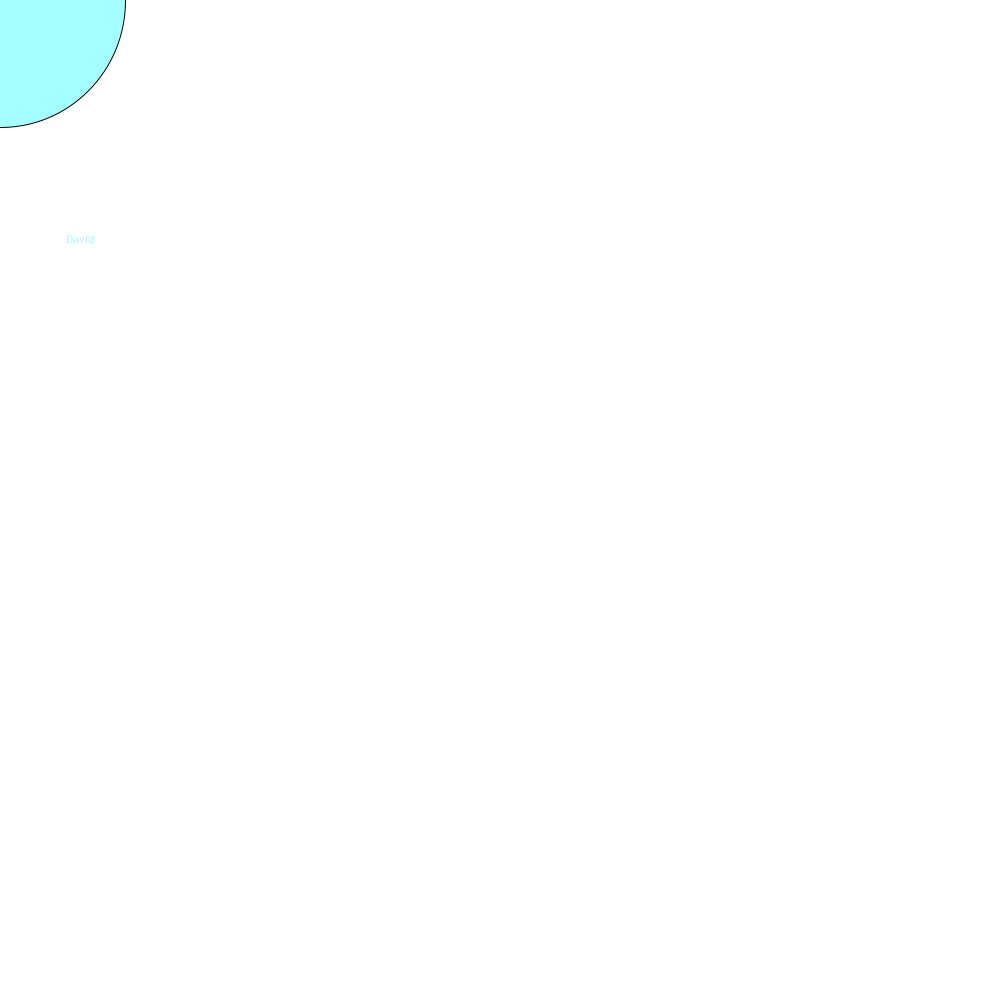
Frame 1 (no input)
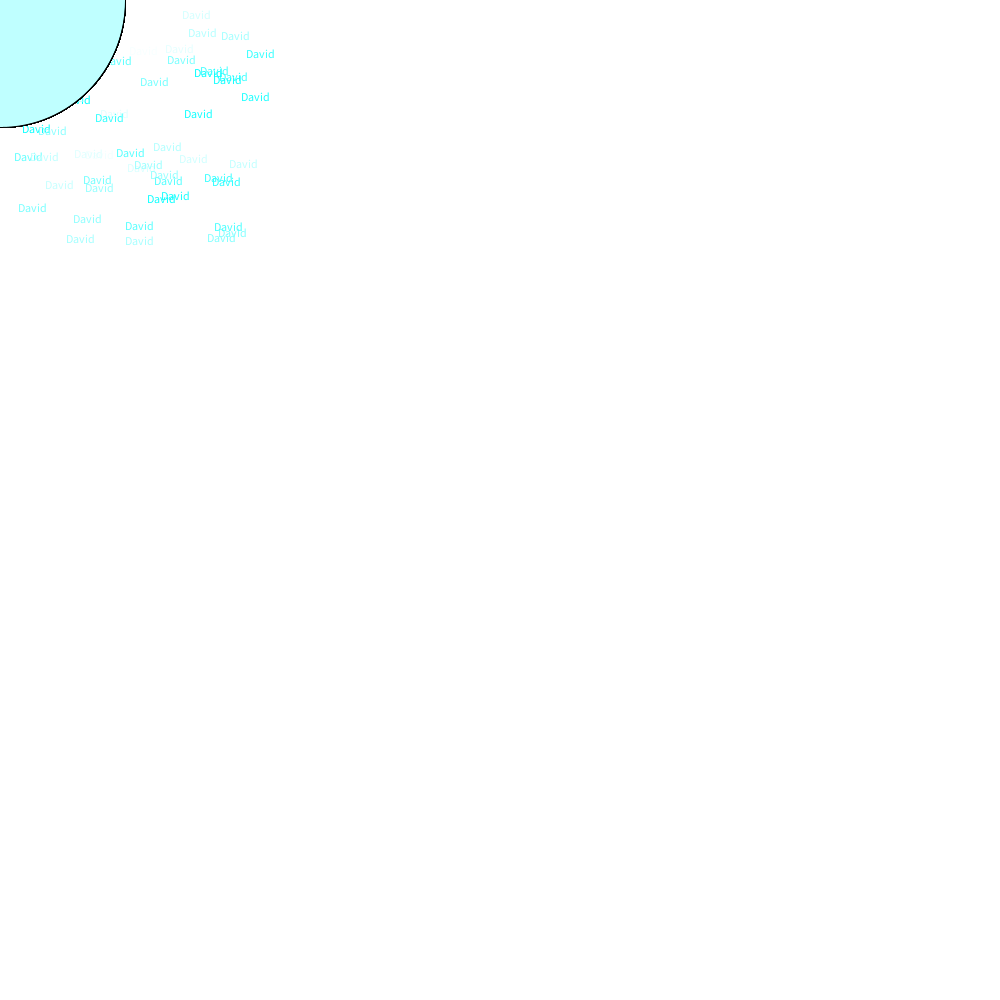
Frame 60 (the mouse pressed at the canvas centre just before this capture)
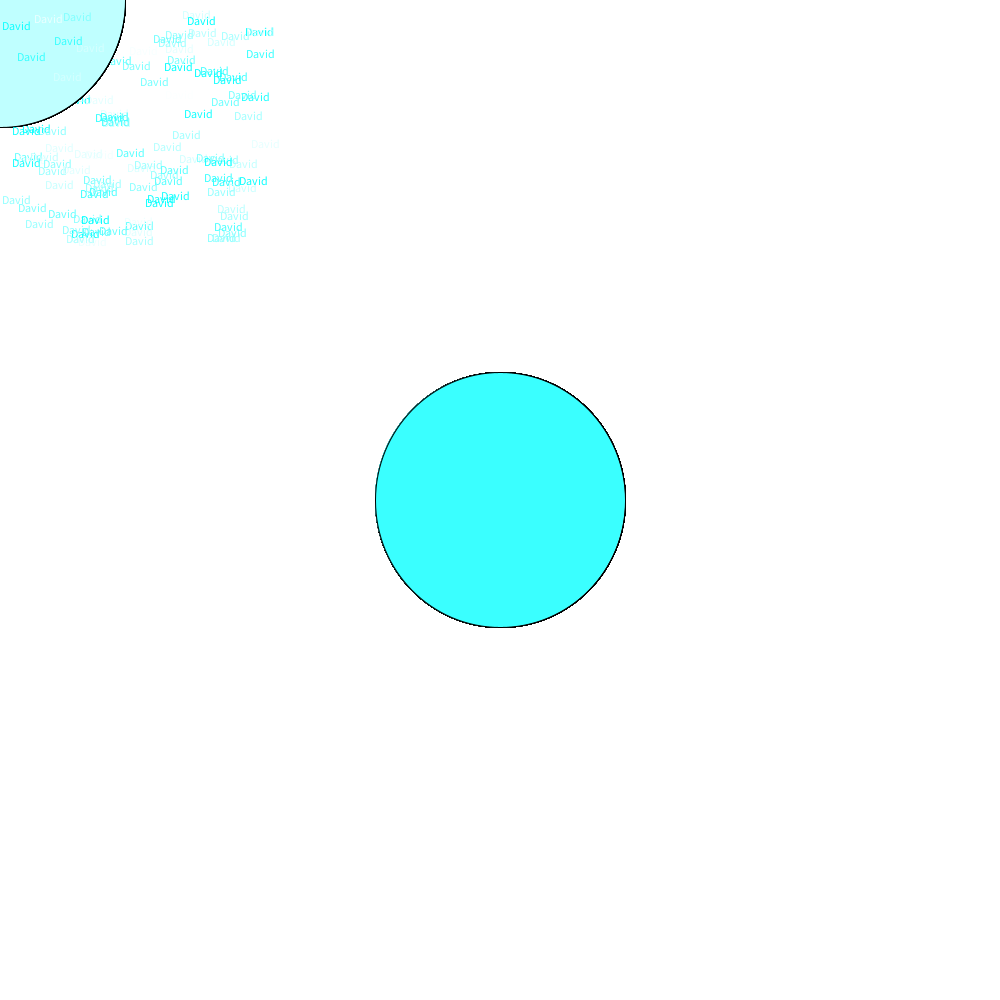
Frame 120 (the mouse held since frame 60 and released just before this capture)

The Processing sketch that drew these frames (run headless with seeded random() and noise(); from frame 60 on, the mouse is pressed at the canvas centre):

// Processing sketch: day2
// ── day2.pde
void setup()
{
  
  background(255,255,255);
  size(1000,1000);
}
void draw()
{
  fill(random(255),(255),255);
ellipse(mouseX,mouseY,250,255);
text("David",random(255),random(255));
}
